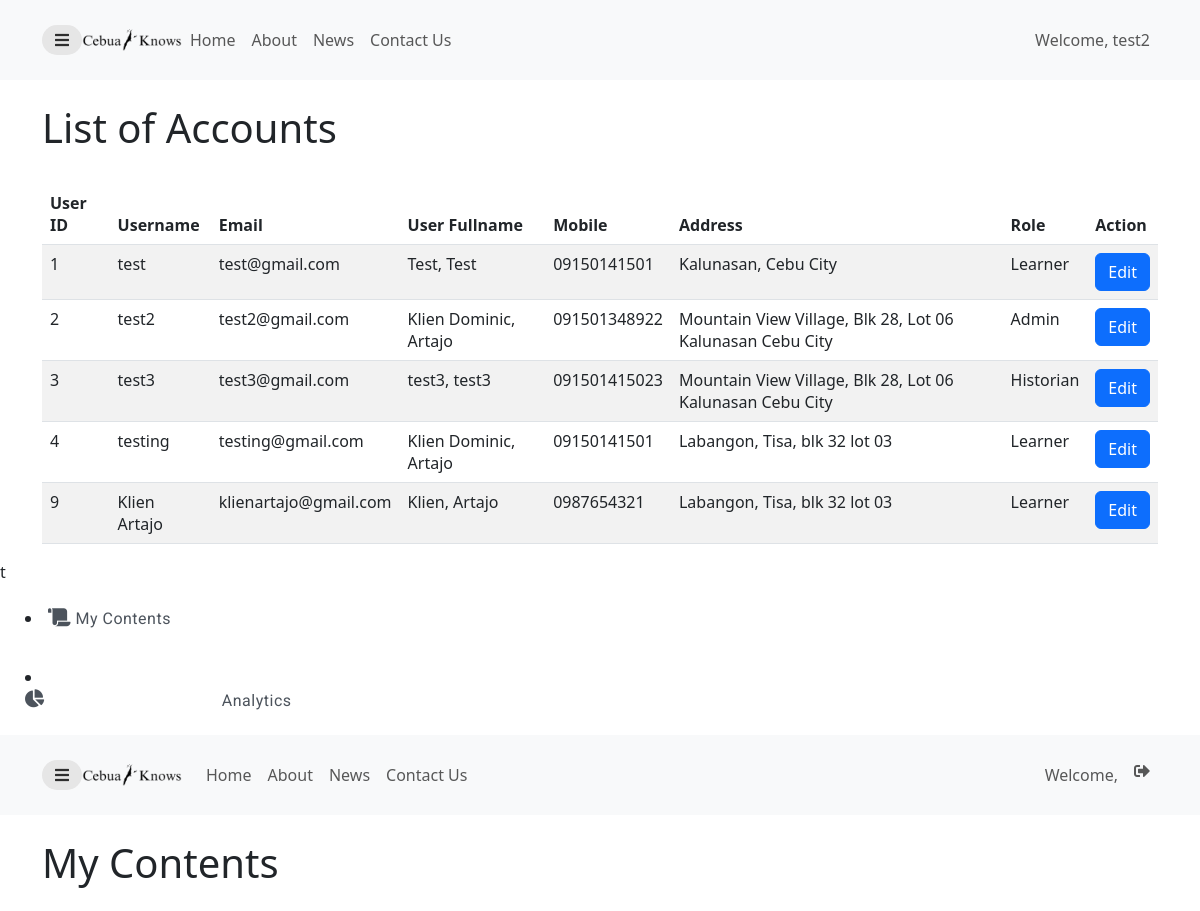
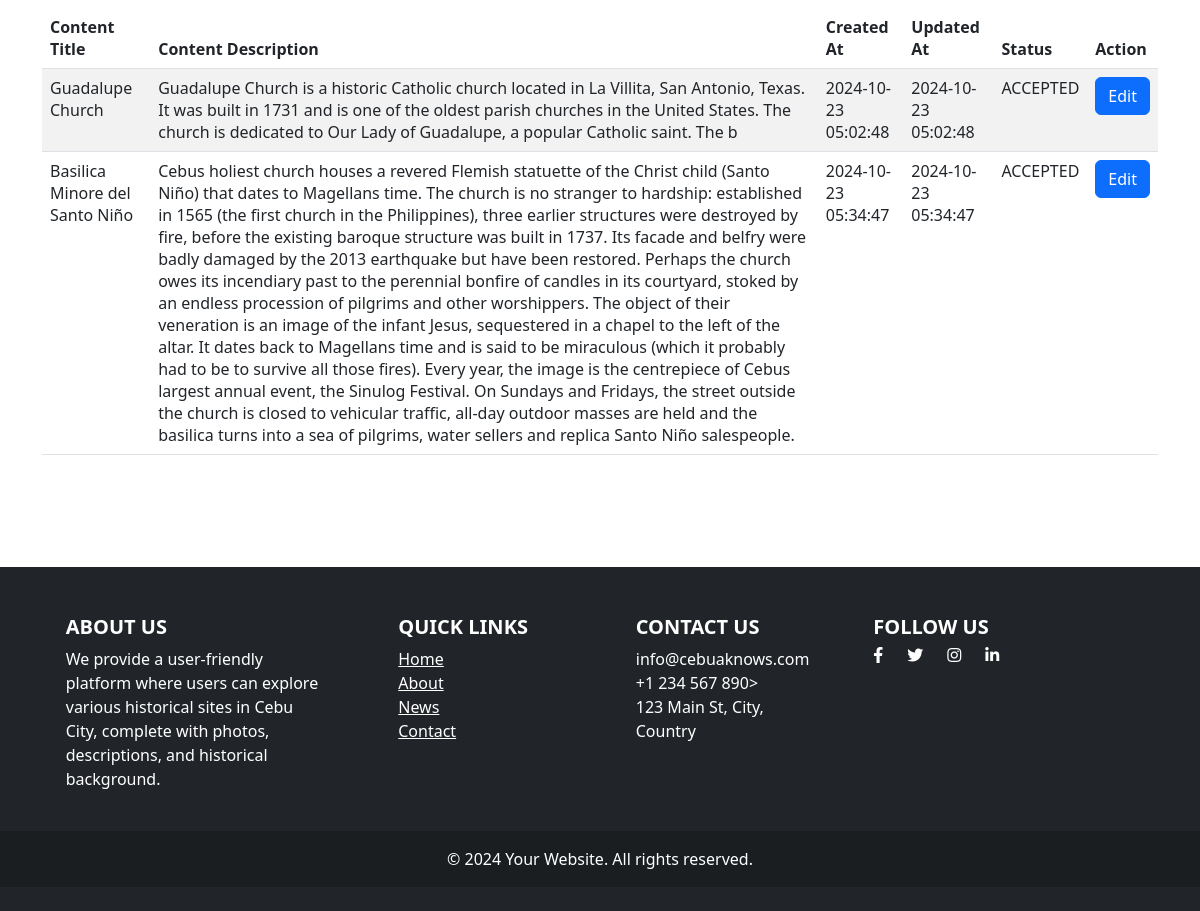
The page /pendingContentList.php (signed in) on the database its author committed (2 pictures, top to bottom).
### tables this page shows
CREATE TABLE `users` (
  `user_id` int(11) NOT NULL,
  `username` varchar(50) NOT NULL,
  `email` varchar(50) NOT NULL,
  `password` varchar(60) NOT NULL,
  `confirm_password` varchar(50) NOT NULL,
  `firstname` varchar(20) NOT NULL,
  `lastname` varchar(20) NOT NULL,
  `bio` varchar(255) NOT NULL,
  `mobile` varchar(15) NOT NULL,
  `address` varchar(60) NOT NULL,
  `profile_picture` varchar(60) NOT NULL,
  `role` varchar(25) NOT NULL DEFAULT 'Learner'
);

CREATE TABLE `content` (
  `content_id` int(11) NOT NULL,
  `content_title` varchar(50) DEFAULT NULL,
  `description` text DEFAULT NULL,
  `created_at` timestamp NOT NULL DEFAULT current_timestamp(),
  `updated_at` timestamp NOT NULL DEFAULT current_timestamp(),
  `location_id` int(11) DEFAULT NULL,
  `quiz_id` int(11) DEFAULT NULL,
  `media_id` int(11) DEFAULT NULL,
  `user_id` int(11) DEFAULT NULL,
  `status` varchar(25) NOT NULL DEFAULT 'PENDING',
  `feedback` varchar(255) NOT NULL DEFAULT 'No feedback from Admin or Historian'
);

### pendingContentList.php (the view, shortened to what this page needs)
<?php
	include "connection.php";
		if(!empty($_SESSION["id"])){
			$id = $_SESSION["id"];
			$result = mysqli_query($conn, "SELECT * FROM users WHERE user_id = '$id' ");
			$row = mysqli_fetch_assoc($result);
		}else{
			header("Location: login.php");
			exit();
		}
?>
<!DOCTYPE>
<html>
	<head>
		<link rel="stylesheet" href="https://cdnjs.cloudflare.com/ajax/libs/twitter-bootstrap/5.3.0/css/bootstrap.min.css"/>
		<link rel="stylesheet" href="https://cdn.datatables.net/2.1.8/css/dataTables.bootstrap5.css"/>
		<link rel="stylesheet" href="https://cdn.datatables.net/responsive/3.0.3/css/responsive.bootstrap5.css"/>
		<link href="https://cdnjs.cloudflare.com/ajax/libs/font-awesome/5.15.1/css/all.min.css" rel="stylesheet" />
	</head>
	<body>
		<div class="page">
				<nav class="navbar navbar-expand-lg navbar-light bg-light">
					<div class="container">
						<button id="sidebarToggle" class="btn sidebarToggle">
							<i class="fas fa-bars"></i>
						</button>
						<div class="collapse navbar-collapse" id="navbarNav">
						<a href="dashboard-admin.php"><img src="img/land-img/logo.png" alt="Logo" width="100" height="100"></a>
							<ul class="navbar-nav me-auto">
								<li class="nav-item"><a class="nav-link" href="dashboard-admin.php">Home</a></li>
								<li class="nav-item"><a class="nav-link" href="about-admin.php">About</a></li>
								<li class="nav-item"><a class="nav-link" href="news-admin.php">News</a></li>
								<li class="nav-item"><a class="nav-link" href="contact-admin.php">Contact Us</a></li>
							</ul>
							<ul class="navbar-nav ms-auto">
								<li class="nav-item"><p class="nav-link" style="margin:0;">Welcome, <?php echo $row["username"]; ?></p></li>
							</ul>
						</div>
					</div>
				</nav>
		</div>
		<div class="container">
		<br>
			<h1>List of Accounts</h1>
		<br>
			<table id="example" class="table table-striped nowrap" style="width:100%">
				<thead>
					<tr>
						<th>User ID</th>
						<th>Username</th>
						<th>Email</th>
						<th>User Fullname</th>
						<th>Mobile</th>
						<th>Address</th>
						<th>Role</th>
						<th>Action</th>
					</tr>
				</thead>
				<tbody>
					<?php
						$sql = "select * from users";
						$result = mysqli_query($conn, $sql);
						if($result){
							while($row = mysqli_fetch_assoc($result)){
								echo '
									<tr>
										<td>'. $row['user_id'] .'</td>
										<td>'. $row['username'] .'</td>
										<td>'. $row['email'] .'</td>
										<td>'. $row['firstname'] . ', ' . $row['lastname'].'</td>
										<td>'. $row['mobile'] . '</td>
										<td>'. $row['address'] . '</td>
										<td>'. $row['role'] . '</td>
										<td>
										<a class="btn btn-primary" style="text-decoration:none;color:white;" href="user-account-list.php?get_id='.$row['user_id'].'"
												>Edit
											</a>
										</td>
									</tr>
								';
							}
						}
					?>
				</tbody>
			</table>
	</div>
	</body>
</html>t
						<li class="navigation-list-item">
							<a class="navigation-link" href="myContents.php">
								<i class="fas fa-solid fa-scroll"></i> My Contents
							</a>
						</li>
                        <li class="navigation-list-item">
                            <a class="navigation-link" href="/">
                                <div class="row">
                                    <div class="col-2">
                                        <i class="fas fa-chart-pie"></i>
                                    </div>
                                    <div class="col-9">
                                        Analytics
                                    </div>
                                </div>
                            </a>
                        </li>
				<nav class="navbar navbar-expand-lg navbar-light bg-light">
					<div class="container">
						<button id="sidebarToggle" class="btn sidebarToggle">
							<i class="fas fa-bars"></i>
						</button>
						<a class="navbar-brand" href="#">
							<img src="img/land-img/logo.png" alt="Logo" width="100" height="100">
						</a>
						<div class="collapse navbar-collapse" id="navbarNav">
							<ul class="navbar-nav me-auto">
								<li class="nav-item"><a class="nav-link" href="dashboard-user.php">Home</a></li>
								<li class="nav-item"><a class="nav-link" href="about.php">About</a></li>
								<li class="nav-item"><a class="nav-link" href="news.php">News</a></li>
								<li class="nav-item"><a class="nav-link" href="contact.php">Contact Us</a></li>
							</ul>
							<ul class="navbar-nav ms-auto">
								<li class="nav-item"><p class="nav-link" style="margin:0;">Welcome, <?php echo $row["username"]; ?></p></li>
								<li class="nav-item"><a class="nav-link btn" href="logout.php"><i class="fas fa-sign-out-alt"></i></a></li>
							</ul>
						</div>
					</div>
				</nav>
		<div class="container">
		<br>
			<h1>My Contents</h1>
		<br>
			<table id="example" class="table table-striped" style="width:100%">
				<thead>
					<tr>
						<th>Content Title</th>
						<th>Content Description</th>
						<th>Created At</th>
						<th>Updated At</th>
						<th>Status</th>
						<th>Action</th>
					</tr>
				</thead>
				<tbody>
					<?php
						$sql = "select * from content where user_id = '$id'";
						$result = mysqli_query($conn, $sql);
						if($result){
							while($row = mysqli_fetch_assoc($result)){
								echo '
									<tr>
										<td>'. $row['content_title'] .'</td>
										<td>'. $row['description'] .'</td>
										<td>'. $row['created_at'] .'</td>
										<td>'. $row['updated_at'] .'</td>
										<td class="'.$row['status'].'">'. $row['status'] .'</td>
										<td>
											<button class="btn btn-primary">Edit</button>
										</td>
									</tr>
								';
							}
						}
					?>
				</tbody>
			</table>
	</div>
		<footer class="bg-dark text-white pt-5 pb-4">
			<div class="container text-center text-md-start">
				<div class="row text-center text-md-start">
					<div class="col-md-3 col-lg-3 col-xl-3 mx-auto mb-4">
						<h5 class="text-uppercase fw-bold">About Us</h5>
						<p>We provide a user-friendly platform where users can explore various historical sites in Cebu City, complete with photos, descriptions, and historical background.</p>
					</div>
					<div class="col-md-2 col-lg-2 col-xl-2 mx-auto mb-4">
						<h5 class="text-uppercase fw-bold">Quick Links</h5>
						<ul class="list-unstyled">
							<li><a href="dashboard-admin.php" class="text-white ">Home</a></li>
							<li><a href="about-admin.php" class="text-white ">About</a></li>
							<li><a href="news-admin.php" class="text-white ">News</a></li>
							<li><a href="contact-admin.php" class="text-white ">Contact</a></li>
						</ul>
					</div>
					<div class="col-md-3 col-lg-2 col-xl-2 mx-auto mb-4">
						<h5 class="text-uppercase fw-bold">Contact Us</h5>
						<ul class="list-unstyled">
							<li>info@cebuaknows.com</li>
							<li>+1 234 567 890></li>
							<li>123 Main St, City, Country</li>
						</ul>
					</div>
					<div class="col-md-4 col-lg-3 col-xl-3 mx-auto mb-md-0 mb-4">
						<h5 class="text-uppercase fw-bold">Follow Us</h5>
						<div class="d-flex justify-content-start">
							<a href="#" class="text-white me-4"><i class="fab fa-facebook-f"></i></a>
							<a href="#" class="text-white me-4"><i class="fab fa-twitter"></i></a>
							<a href="#" class="text-white me-4"><i class="fab fa-instagram"></i></a>
							<a href="#" class="text-white"><i class="fab fa-linkedin-in"></i></a>
						</div>
					</div>
				</div>
			</div>
			<div class="text-center p-3" style="background-color: rgba(0, 0, 0, 0.2);">
				© 2024 Your Website. All rights reserved.
			</div>
		</footer>
	</body>
</html>

### pendingContentList.php (style rules this page uses)
.ACCEPTED { color: green; }
.navigation-list-item { padding: 12px 18px 12px 25px; margin: 10px 0px; border-radius: 8px; }
.navigation-link { color: rgba(31, 40, 51, 0.8); letter-spacing: 0.5px; font-weight: 400; text-decoration: none; font-size: 16px; font-family: 'Roboto', sans-serif; }
.navigation-link i { font-size: 18px; }
.sidebarToggle { font-size: 16px; color: rgba(0, 0, 0, 0.8); z-index: 999; background-color: #e6e6e6; transition: all 0.3s ease; border-radius: 50px; }
.navbar { width:100%; height:10vh; }
.navbar .container { height:5vh; }

### rows shown on the page
users: username "test2", user_id "2", email "test2@gmail.com", firstname "Klien Dominic", lastname "Artajo", mobile "091501348922", address "Mountain View Village, Blk 28, Lot 06 Kalunasan Cebu City", role "Admin"
users: user_id "1", username "test", email "test@gmail.com", firstname "Test", lastname "Test", mobile "09150141501", address "Kalunasan, Cebu City", role "Learner"
users: user_id "3", username "test3", email "test3@gmail.com", firstname "test3", lastname "test3", mobile "091501415023", address "Mountain View Village, Blk 28, Lot 06 Kalunasan Cebu City", role "Historian"
users: user_id "4", username "testing", email "testing@gmail.com", firstname "Klien Dominic", lastname "Artajo", mobile "09150141501", address "Labangon, Tisa, blk 32 lot 03", role "Learner"
users: user_id "9", username "Klien Artajo", email "klienartajo@gmail.com", firstname "Klien", lastname "Artajo", mobile "0987654321", address "Labangon, Tisa, blk 32 lot 03", role "Learner"
content: content_title "Guadalupe Church", description "Guadalupe Church is a historic Catholic church located in La Villita, San Antonio, Texas. It was built in 1731 and is one of the oldest parish churches in the United States. The church is dedicated to Our Lady of Guadalupe, a popular Catholic saint. The b", created_at "2024-10-23 05:02:48", updated_at "2024-10-23 05:02:48", status "ACCEPTED"
content: content_title "Basilica Minore del Santo Niño", description "Cebus holiest church houses a revered Flemish statuette of the Christ child (Santo Niño) that dates to Magellans time. The church is no stranger to hardship: established in 1565 (the first church in the Philippines), three earlier structures were destroyed by fire, before the existing baroque structure was built in 1737. Its facade and belfry were badly damaged by the 2013 earthquake but have been restored. Perhaps the church owes its incendiary past to the perennial bonfire of candles in its courtyard, stoked by an endless procession of pilgrims and other worshippers. The object of their veneration is an image of the infant Jesus, sequestered in a chapel to the left of the altar. It dates…", created_at "2024-10-23 05:34:47", updated_at "2024-10-23 05:34:47", status "ACCEPTED"
